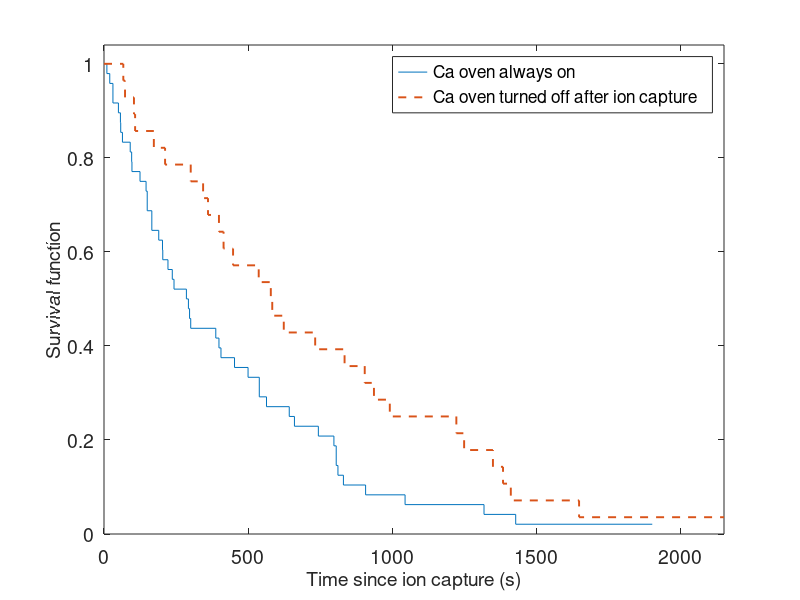
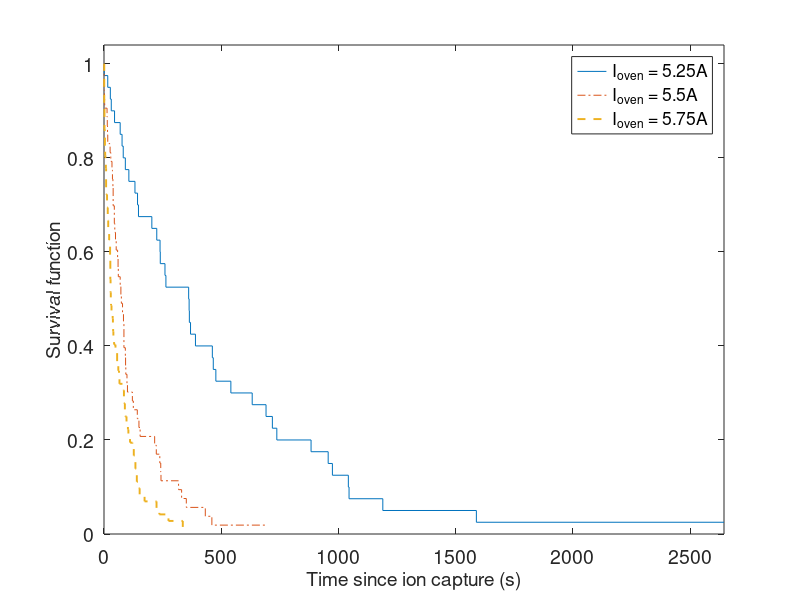

The MATLAB source for these figures, in order:
function lifeplot;


data1 = load('0518_life_1.txt');
data2 = load('0518_life_2.txt');
data3 = load('0518_life_3.txt');
data4 = load('0518_life_4.txt');


[tp1 sp1] = splotdata(data1);
[tp2 sp2] = splotdata(data2);
[tp3 sp3] = splotdata(data3);
[tp4 sp4] = splotdata(data4);

% plot(tp1,sp1,tp2,sp2,'--',tp3,sp3,tp4,sp4,'--')

figure(1)
% subplot(2,1,1)
plot(tp1,sp1,tp3,sp3,'--','LineWidth',1.4)
xlim([0 max(tp3)])
ylim([0 1.04])
set(gca,'FontSize',14)
xlabel('Time since ion capture (s)','FontSize',14)
ylabel('Survival function','FontSize',14)
legend('Ca oven always on','Ca oven turned off after ion capture')

% subplot(2,1,2)
% plot(tp2,sp2,tp4,sp4,'--')
% xlim([0 max(tp4)])



data1 = load('0521_life_1.txt');
data2 = load('0521_life_2.txt');
data3 = load('0521_life_3.txt');


[tp1 sp1] = splotdata(data1);
[tp2 sp2] = splotdata(data2);
[tp3 sp3] = splotdata(data3);

% plot(tp1,sp1,tp2,sp2,'--',tp3,sp3,tp4,sp4,'--')

figure(2)
plot(tp1,sp1,tp2,sp2,'-.',tp3,sp3,'--','LineWidth',1.4)
xlim([0 max(tp1)])
ylim([0 1.04])
set(gca,'FontSize',14)
xlabel('Time since ion capture (s)','FontSize',14)
ylabel('Survival function','FontSize',14)
legend('I_{oven} = 5.25A','I_{oven} = 5.5A','I_{oven} = 5.75A')




function [tp survp] = splotdata(data);

tt = data(:,1);
surv = data(:,2);

for k = 1:(length(tt)-1)
       n = (k-1)*2+1;
       tp(n) = tt(k);
       tp(n+1) = tt(k+1);
       survp(n) = surv(k);
       survp(n+1) = surv(k);
     
end

tp = tp(:);
survp = survp(:);
